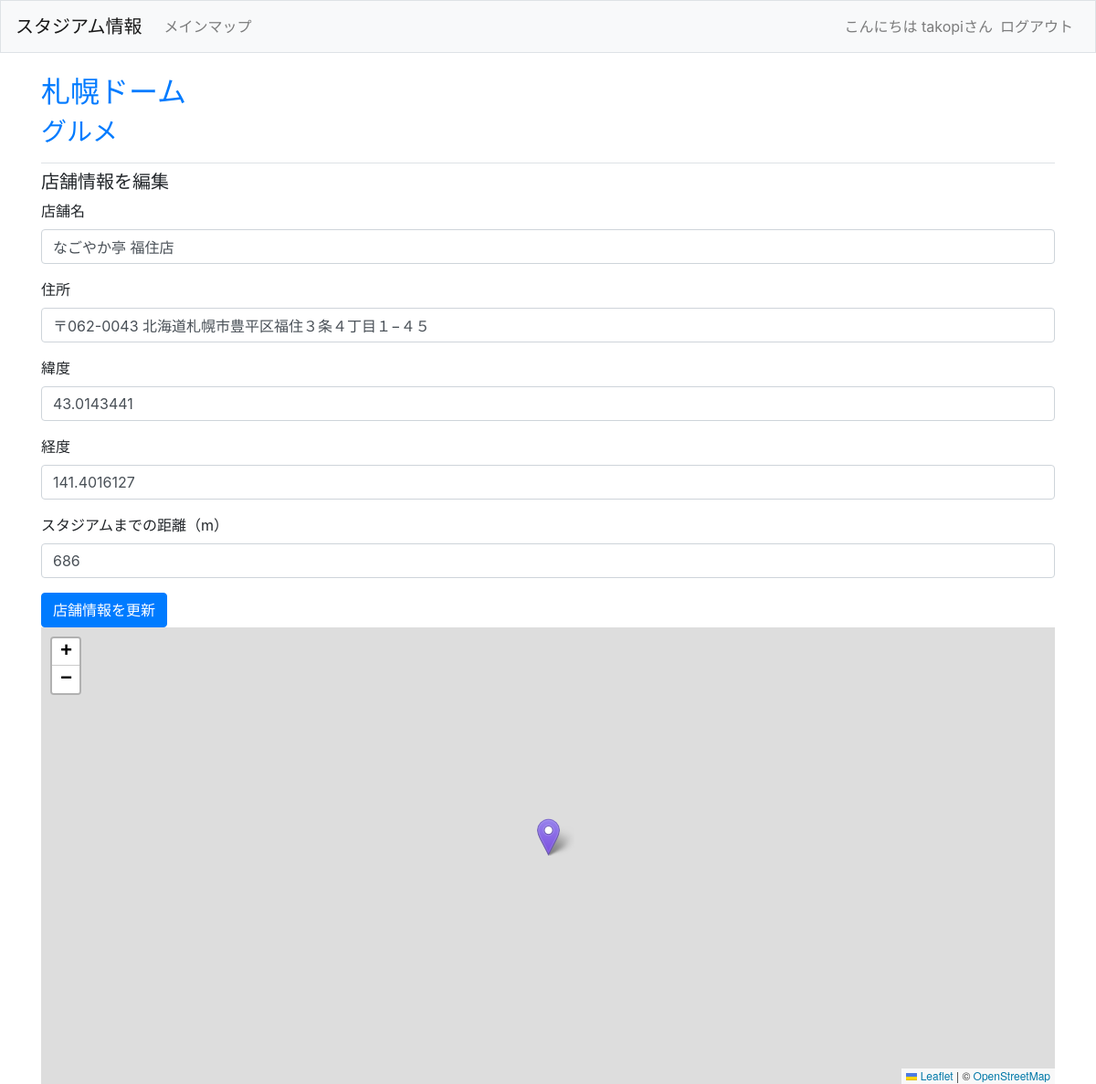
/stadium/1/1/2/edit_shop/ (signed in), run on the app's committed database.
### sta_infos/models.py (models this page shows, shortened)
class Stadium(models.Model):
    name = models.CharField(max_length=100)
    address = models.CharField(max_length=200)
    lon = models.FloatField(null=True)
    lat = models.FloatField(null=True)
    audience = models.CharField(max_length=50)
    club = models.CharField(max_length=200)
    def __str__(self):
        return self.name

class Topic(models.Model):
    stadium = models.ForeignKey(Stadium, on_delete=models.CASCADE, default=0)
    text = models.CharField(max_length=50)
    def __str__(self):
        return self.text

class Shop(models.Model):
    topic = models.ForeignKey(Topic, on_delete=models.CASCADE)
    name = models.CharField(max_length=100)
    address = models.CharField(max_length=200)
    lon = models.FloatField(null=True)
    lat = models.FloatField(null=True)
    distance = models.IntegerField(default=0)
    date_added = models.DateTimeField(auto_now_add=True)

### sta_infos/views.py (the view)
# urls.py: path('stadium/<int:stadium_id>/<int:topic_id>/<int:shop_id>/edit_shop/', views.edit_shop, name='edit_shop'),
@login_required
def edit_shop(request, stadium_id, topic_id, shop_id):
    shop = Shop.objects.get(id=shop_id)
    list = [shop]
    shop_list = serializers.serialize("json", list)
    topic = shop.topic
    stadium = topic.stadium
    if request.method != 'POST':
        form = ShopForm(instance=shop)
    else:
        form = ShopForm(instance=shop, data=request.POST)
        if form.is_valid():
            form.save()
            return redirect('sta_infos:shop', stadium_id=stadium.id, topic_id=topic.id, shop_id=shop.id)
    context = {'form':form, 'stadium':stadium, 'topic':topic, 'shop':shop, 'shop_list':shop_list}
    return render(request, 'sta_infos/edit_shop.html', context)

### sta_infos/forms.py
class ShopForm(forms.ModelForm):
    class Meta:
        model = Shop
        fields = ['name', 'address', 'lat', 'lon', 'distance']
        labels = {'name':'店舗名', 'address':'住所', 'lat':'緯度', 'lon':'経度', 'distance': 'スタジアムまでの距離（m）'}

### sta_infos/templates/sta_infos/edit_shop.html (shortened to what this page needs)
{% extends "sta_infos/base.html" %}
{% load static %}
{% load bootstrap4 %}
{% block page_header %}
<h2><a href="{% url 'sta_infos:stadium' stadium.id %}">{{ stadium }}</a></h2>
<h3><a href="{% url 'sta_infos:topic' stadium.id topic.id %}">{{ topic }}</a></h3>
{% endblock page_header %}
{% block content %}
<h5>店舗情報を編集</h5>
<form action="{% url 'sta_infos:edit_shop' stadium.id topic.id shop.id %}" method='POST' class="form">
    {% bootstrap_form form %}
    {% buttons %}
    <button name="submit" class="btn btn-primary">店舗情報を更新</button>
    {% endbuttons %}
</form>
<div id="shop_map"></div>
{% endblock content %}

### sta_infos/templates/sta_infos/base.html (shortened to what this page needs)
{% load static %}
{% load bootstrap4 %}
<!DOCTYPE html>
<html lang="ja">
    <head>
        {% bootstrap_css %}
        <link rel="stylesheet" href="https://unpkg.com/leaflet@1.9.3/dist/leaflet.css"
/>
        <link rel="stylesheet" href="{% static 'css/style.css' %}?2023022103">
    </head>
    <body>
        <nav class="navbar navbar-expand-md navbar-light bg-light mb-4 border" >
            <a class="navbar-brand" href="{% url 'sta_infos:index' %}">スタジアム情報</a>
            <div class="collapse navbar-collapse" id="navbarCollapse">
                <ul class="navbar-nav mr-auto">
                    <li class="nav-item">
                        <a class="nav-link" href="{% url 'sta_infos:mainmap' %}">メインマップ</a>
                    </li>
                </ul>
                <ul class="navbar-nav ml-auto">
                    {% if user.is_authenticated %}
                    <li class="nav-item">
                        <span class="navbar-text">こんにちは {{ user.username }}さん</span>
                    </li>
                    <li class="nav-item">
                        <a class="nav-link" href="{% url 'users:logout' %}">ログアウト</a>
                    </li>
                    {% endif %}
                </ul>
            </div>
        </nav>
        <main role="main" class="container">
            <div class="pb-2 mb-2 border-bottom">
                {% block page_header %}{% endblock page_header %}
            </div>
            <div>
                {% block content %}{% endblock content %}
            </div>
        </main>
    </body>
</html>

### sta_infos/static/css/style.css (style rules this page uses)
#shop_map { height: 500px; }

### data on the page
Stadium: name "札幌ドーム"
Topic: text "グルメ"
Shop: name "なごやか亭 福住店", address "〒062-0043 北海道札幌市豊平区福住３条４丁目１−４５", lat "43.0143441", lon "141.4016127", distance "686"

### other printed values
{{ user.username }} "takopi"
